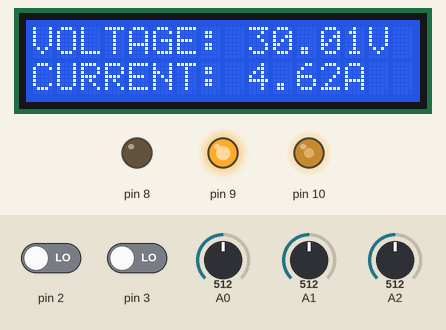
This sketch was run on a simulated Arduino Uno, built with avr-gcc and run on an emulated ATmega328P. On the bench: 16×2 character LCD, output pins drawn as LEDs (lit = HIGH). The inputs (shaded band) are chosen by the test bench; at power-on: pin 3 LOW, pin 2 LOW, A2 = 512, A0 = 512, A1 = 512.

Above: at 1.2 s.
1.3 s: pin 3 driven HIGH
At 1.7 s:
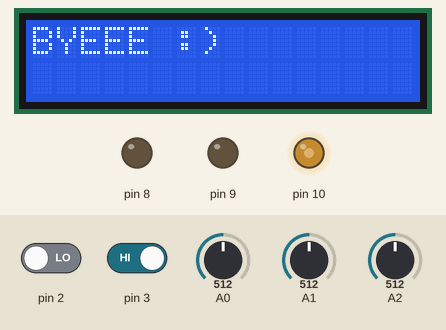
2.8 s: pin 2 driven HIGH
At 4.0 s:
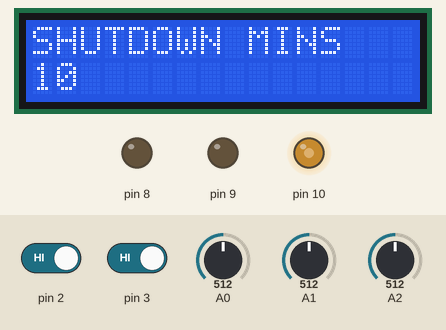
4.3 s: A2 set to 306
At 5.1 s:
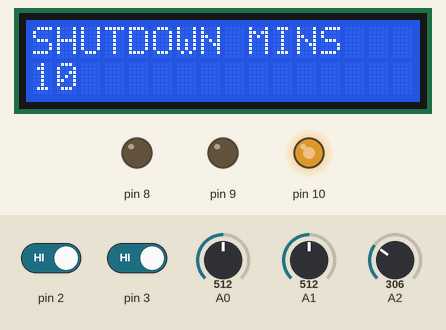
5.9 s: A0 set to 716
At 6.5 s:
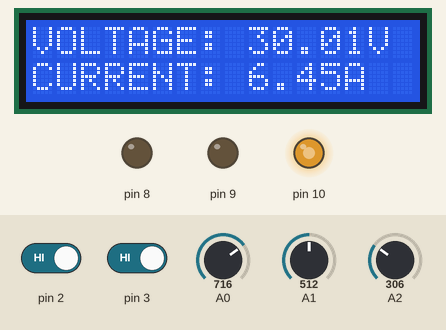
7.4 s: A2 set to 122
At 8.7 s:
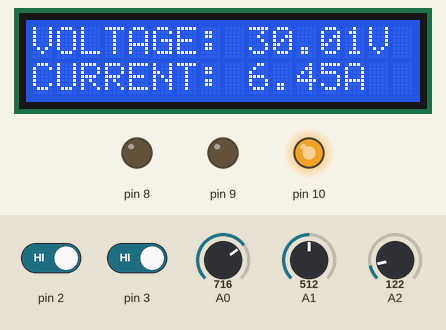
9.0 s: A1 set to 716
At 10.2 s:
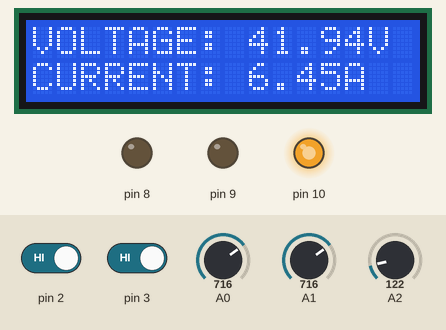
Timing chart, 0 to 11.6 s (numbered marks = the images above; inputs shaded):
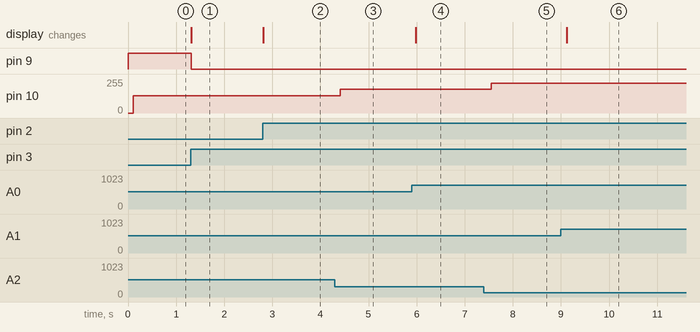

Measured:
- after the input at 1.3 s, pin 9: HIGH → LOW at once; the display: changes at once (image 1)
- after the input at 2.8 s, the display: changes at once (image 2)
- after the input at 4.3 s, pin 10: 128/255 → 179/255 after 0.11 s
- after the input at 5.9 s, the display: changes after 0.08 s (image 4)
- after the input at 7.4 s, pin 10: 179/255 → 225/255 after 0.15 s
- after the input at 9.0 s, the display: changes after 0.12 s (image 6)

The sketch:

mainprog.ino
```cpp
//Code by Devang Sankhala
//devangs3@gmail.com
//G H Patel College of Engineering & Technology, Gujarat, INDIA

#include <LiquidCrystal.h>

LiquidCrystal lcd(0, 1, 4, 5, 6, 7);//lcd initialization variable
volatile unsigned int count=0;//count=counter for shutdown
unsigned int setpoint=0;
volatile unsigned int time=count*10;//time for shutdown in minutes
volatile unsigned long int time_s=(unsigned long int)time*60000;//time for shutdown in milliseconds
volatile unsigned long int now=0;//instant of pressing shutdown button

int current=0, current_temp=1, voltage=0, voltage_temp=1;

void setup() {
  noInterrupts();// no ISR to be served
  pinMode(9,OUTPUT);
  digitalWrite(9,HIGH);//relay active
  pinMode(8,OUTPUT);
  lcd.begin(16,2);//lcd size
  lcd.noCursor();//no cursor to be displayed
  digitalWrite(8,HIGH);//start beep
  delay(1000);//1s
  digitalWrite(8,LOW);//beep off
  lcd.clear();
  lcd.print("From Maitrey :)");//start msg
  delay(5000);//5s
  lcd.clear();
  attachInterrupt(0,autoshutdown_disp,RISING);//ISR for autoshutdown on pin 2 of uC
  attachInterrupt(1,shutdown,RISING);//ISR for manual shutdown on pin 3 of uC
}

void loop() {
  int x = analogRead(A2);
//  int y = analogRead(A5);
//  delay(10);
//  if(y>=140)//temp limit from 0(-55celcius) to 307(150celcius), set for LM35 as per requirement, here it is 68celcius
//    {
//      temp_shutdown();
//    }
  setpoint= map(x, 0, 1023, 0, 255);// input of pot
  delay(10);
  current_temp = analogRead(A0);//current sense
  delay(10);
  voltage_temp = analogRead(A1);//voltage sense
  delay(10);
  interrupts();
  if(current_temp != current || voltage_temp != voltage){
    voltage=voltage_temp;
    current=current_temp;
    measure_disp();
  }

  if(count != 0){
   if(millis()>now && (millis()-now)>=time_s){
    shutdown();
   }
  }
  analogWrite(10,255-setpoint);
 delay(100);
}

void shutdown()//system shutdown ISR
{
  digitalWrite(8,HIGH);//stop beep
  delay(1000);//1s
  digitalWrite(8,LOW);//beep off
  lcd.clear();
  lcd.print("BYEEE :)");
  delay(1000);
  digitalWrite(9,LOW);
}

void temp_shutdown()//system shutdown ISR
{
  unsigned int i=3;
  lcd.clear();
  lcd.print("TEMP OVERLOAD X(");
  for(i=0;i<=3;i++)//temperature alarm
    {
      digitalWrite(8,HIGH);
      delay(800);//1s
      digitalWrite(8,LOW);
    }
  delay(1000);
  digitalWrite(9,LOW);
}

void measure_disp()//display voltage and current
{
  lcd.clear();
  lcd.print("VOLTAGE: ");
  lcd.print(float(voltage+1)*0.0585);
  lcd.print("V");
  lcd.setCursor(0,1);
  lcd.print("CURRENT: ");
  lcd.print(float(current+1)*0.009);
  lcd.print("A");
}

void autoshutdown_disp()//ISR, shutdown selection
{
  now=millis();
  lcd.clear();
  lcd.print("SHUTDOWN MINS");
  lcd.setCursor(0,1);
  count++;
  if(count>5 || count<0){
    count=0;
  }

  time=count*10;//time for shutdown in minutes
  time_s=(unsigned long int)time*60000;//time for shutdown in milliseconds

  switch(count){
  default:
    lcd.print("TIMER OFF");
    break;
    ;
  case 1:
    lcd.print(time);//10 mins
    break;
    ;
  case 2:
    lcd.print(time);//20 mins
    break;
    ;
  case 3:
    lcd.print(time);//30 mins
    break;
    ;
  case 4:
    time=time*6/4;
    lcd.print(time);//1 hr
    break;
    ;
  case 5:
    time=time*12/5;
    lcd.print(time);//2 hrs
    break;
    ;
  }
  delay(1000);
}
```
